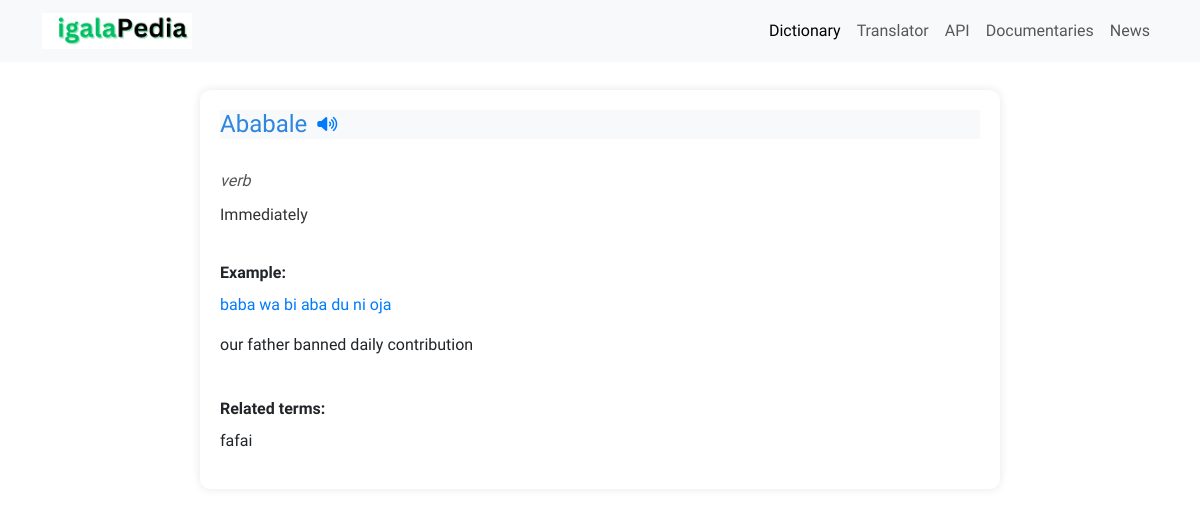
The page /dictionary/single-word/ababale/ on the database as committed earlier.
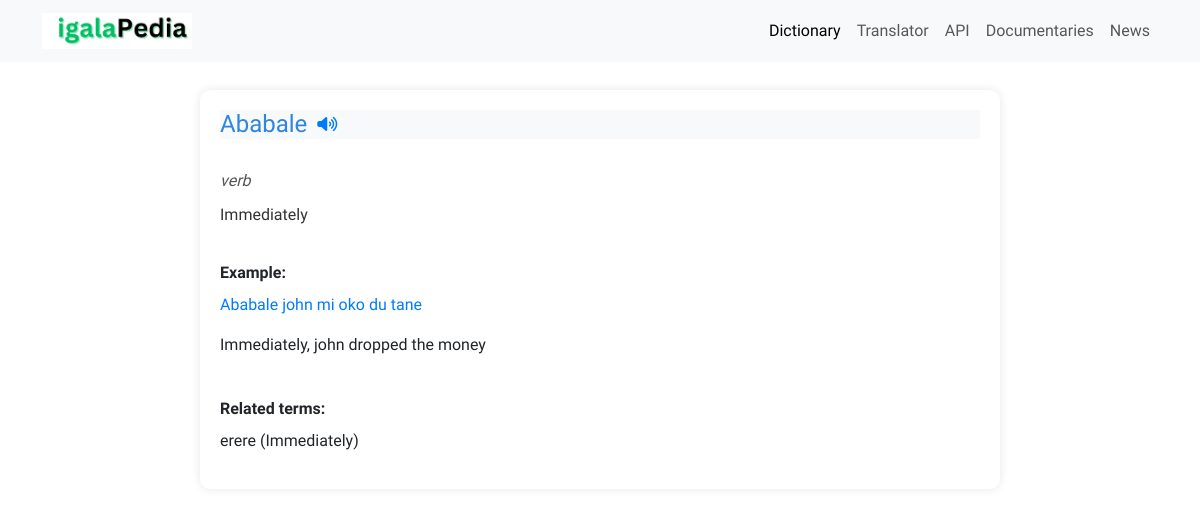
The same page on the database as committed later.
### dictionary/models.py (models this page shows, shortened)
class Words(models.Model):
    word = models.CharField(max_length=100)
    pronunciation = models.FileField(upload_to='word_sounds/', blank=True, null=True)
    dialects = models.CharField(max_length=200, blank=True, null=True)
    related_terms = models.CharField(max_length=200, null=True, blank=True)
    slug = models.SlugField(unique=True, max_length=100, blank=True)
    class Meta:
        verbose_name = "Word"

class Meaning(models.Model):
    word = models.ForeignKey(Words, related_name='meanings', on_delete=models.CASCADE)
    meaning = models.CharField(max_length=200)
    part_of_speech = models.ForeignKey(PartOfSpeech, on_delete=models.CASCADE)
    examples = models.ManyToManyField(Example)

class PartOfSpeech(models.Model):
    name = models.CharField(max_length=100)

class Example(models.Model):
    igala_example = models.CharField(max_length=200)
    english_meaning = models.CharField(max_length=200)

### dictionary/views.py (the view)
# urls.py: path('single-word/<slug:slug>/', views.singleword, name='single-word')
def singleword(request, slug):
    single_words = get_object_or_404(Words, slug=slug)
    context = {"single_words":single_words}
    return render(request, "dictionary/single_word.html", context)

### dictionary/templates/dictionary/single_word.html (shortened to what this page needs)
{% extends 'main.html' %} {% block content %}
<div class="single-word-container">
  {% for meaning in single_words.meanings.all %}
  <div class="single-word">
    <h2>{{ single_words.word }}</h2>
    <i class="fas fa-volume-up volume-icon"></i>
  </div>
  <div class="part-of-speech">{{ meaning.part_of_speech.name }}</div>
  <div class="word-meaning">{{ meaning.meaning }}</div>
  <br>
  <p class="example-heading">Example:</p>
  {% for example in meaning.examples.all %}
  <div class="word-example">
    <p><span class="igala-word">{{ example.igala_example }}</span></p>
    <p>{{ example.english_meaning }}</p>
  </div>
  {% endfor %}
    <br>
    {% if single_words.related_terms %}
      <p class="example-heading">Related terms:</p>
      <p>{{ single_words.related_terms }}</p>
    {% endif %}
  {% endfor %}
</div>
    {% endblock content %}

Rows that differ between the two databases and show on the page:
changed Meaning "Immediately": loses Example (igala_example "baba wa bi aba du ni oja", english_meaning "our father banned daily contribution")
changed Words "Ababale": related_terms "fafai" → "erere (Immediately)"
added Example: igala_example "Ababale john mi oko du tane", english_meaning "Immediately, john dropped the money"
